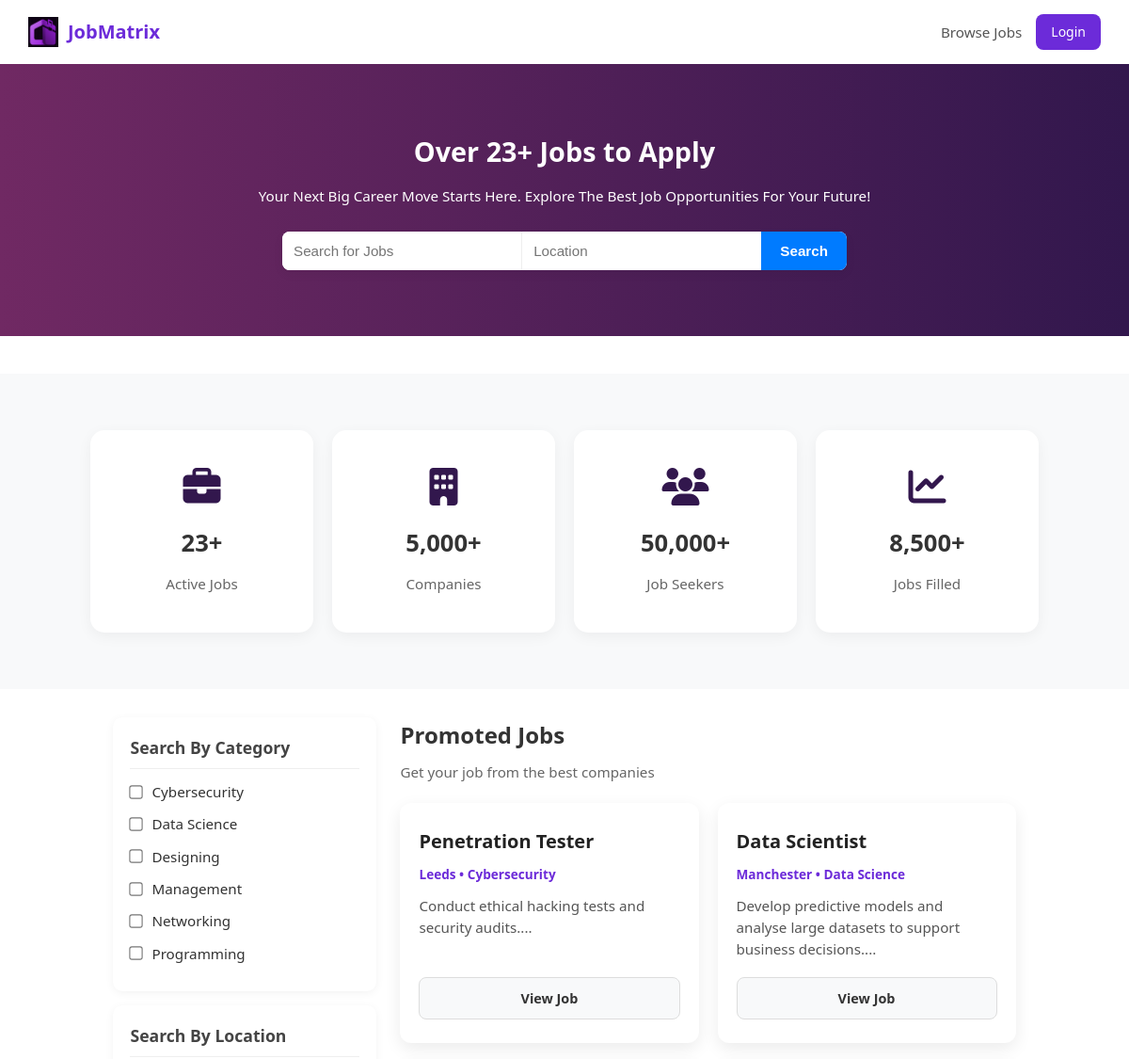
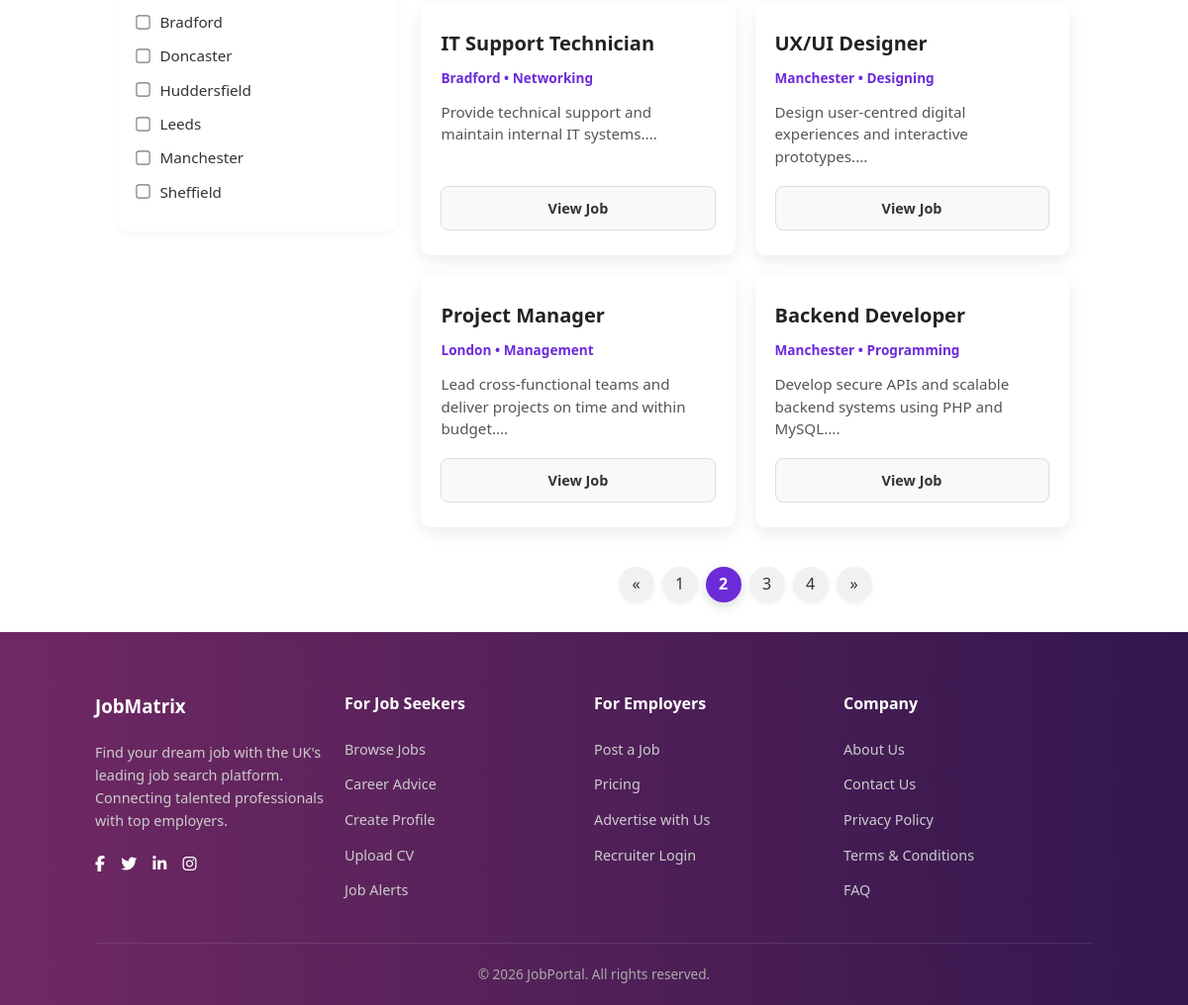
Screenshot of /?page=2 with the database file from the repository (2 pictures, top to bottom).
### tables this page shows
CREATE TABLE `jobs` (
  `id` int(11) NOT NULL,
  `title` varchar(255) DEFAULT NULL,
  `company` varchar(255) DEFAULT NULL,
  `location` varchar(255) DEFAULT NULL,
  `salary` varchar(100) DEFAULT NULL,
  `type` varchar(50) DEFAULT NULL,
  `category` varchar(100) DEFAULT NULL,
  `description` text DEFAULT NULL,
  `created_at` timestamp NOT NULL DEFAULT current_timestamp(),
  `is_promoted` tinyint(1) DEFAULT 0
);

### index.php (the view, shortened to what this page needs)
<?php
include 'includes/db.php';
include 'includes/header.php';
$jobsPerPage = 6;
$page = isset($_GET['page']) ? (int)$_GET['page'] : 1;
$offset = ($page - 1) * $jobsPerPage;
$totalQuery = "SELECT COUNT(*) as total FROM jobs";
$totalResult = mysqli_query($conn, $totalQuery);
$totalRow = mysqli_fetch_assoc($totalResult);
$totalJobs = $totalRow['total'];
$totalPages = ceil($totalJobs / $jobsPerPage);
$jobsQuery = "SELECT * FROM jobs
              ORDER BY is_promoted DESC, created_at DESC
              LIMIT $jobsPerPage OFFSET $offset";
$jobsResult = mysqli_query($conn, $jobsQuery);
$activeResult = $conn->query("SELECT COUNT(*) AS total_jobs FROM jobs");
$activeRow = $activeResult->fetch_assoc();
$total_active_jobs = $activeRow['total_jobs'];
?>
<section class="banner">
    <h1>Over <?php echo number_format($total_active_jobs); ?>+ Jobs to Apply</h1>
    <p>Your Next Big Career Move Starts Here. Explore The Best Job Opportunities For Your Future!</p>
    <div class="search-form">
        <input type="text" placeholder="Search for Jobs">
        <input type="text" placeholder="Location">
        <button>Search</button>
    </div>
</section>
<section class="stats">
    <div class="stats-container">
        <div class="stat-card">
            <i class="fas fa-briefcase"></i>
            <h3><?php echo number_format($total_active_jobs); ?>+</h3>
            <p>Active Jobs</p>
        </div>
        <div class="stat-card">
            <i class="fas fa-building"></i>
            <h3>5,000+</h3>
            <p>Companies</p>
        </div>
        <div class="stat-card">
            <i class="fas fa-users"></i>
            <h3>50,000+</h3>
            <p>Job Seekers</p>
        </div>
        <div class="stat-card">
            <i class="fas fa-chart-line"></i>
            <h3>8,500+</h3>
            <p>Jobs Filled</p>
        </div>
    </div>
</section>
<div class="main-container">
    <aside class="sidebar">
        <div class="filter-section">
            <h3>Search By Category</h3>
            <form>
                <label><input type="checkbox">Cybersecurity</label>
                <label><input type="checkbox">Data Science</label>
                <label><input type="checkbox">Designing</label>
                <label><input type="checkbox">Management</label>
                <label><input type="checkbox">Networking</label>
                <label><input type="checkbox">Programming</label>
            </form>
        </div>
        <div class="filter-section">
            <h3>Search By Location</h3>
            <form>
                <label><input type="checkbox">Bradford</label>
                <label><input type="checkbox">Doncaster</label>
                <label><input type="checkbox">Huddersfield</label>
                <label><input type="checkbox">Leeds</label>
                <label><input type="checkbox">Manchester</label>
                <label><input type="checkbox">Sheffield</label>
            </form>
        </div>
    </aside>
    <section class="latest-jobs">
        <h2>Promoted Jobs</h2>
        <p>Get your job from the best companies</p>
        <div class="job-cards">
            <?php while($job = mysqli_fetch_assoc($jobsResult)) { ?>
                <div class="job-card">
                    <h3><?php echo $job['title']; ?></h3>
                    <p class="level">
                        <?php echo $job['location']; ?> • <?php echo $job['category']; ?>
                    </p>
                    <p class="desc">
                        <?php echo substr($job['description'], 0, 120); ?>...
                    </p>
                    <div class="action">
                        <a href="job.php?id=<?php echo $job['id']; ?>" class="learn">View Job</a>
                    </div>
                </div>
            <?php } ?>
        </div>
        <div class="pagination">
            <?php if ($page > 1): ?>
                <a href="?page=<?php echo $page - 1; ?>">&laquo;</a>
            <?php endif; ?>
            <?php for ($i = 1; $i <= $totalPages; $i++): ?>
                <a href="?page=<?php echo $i; ?>"
                   class="<?php echo ($i == $page) ? 'active' : ''; ?>">
                   <?php echo $i; ?>
                </a>
            <?php endfor; ?>
            <?php if ($page < $totalPages): ?>
                <a href="?page=<?php echo $page + 1; ?>">&raquo;</a>
            <?php endif; ?>
        </div>
    </section>
</div>
<?php include 'includes/footer.php'; ?>

### assets/css/style.css (style rules this page uses)
* { margin: 0; padding: 0; box-sizing: border-box; }
body { font-family: 'Segoe UI', Tahoma, Geneva, Verdana, sans-serif; background-color: white; color: #333; line-height: 1.6; min-height: 100vh; display: flex; flex-direction: column; }
.banner { background: linear-gradient(90deg, #702963 0%, #32174d 100%); color: white; text-align: center; padding: 70px 20px; }
.banner h1 { font-size: 1.8rem; margin-bottom: 12px; }
.banner p { font-size: 0.95rem; max-width: 700px; margin: 0 auto 25px; }
.search-form { display: flex; max-width: 600px; margin: 0 auto; background: white; border-radius: 8px; overflow: hidden; box-shadow: 0 4px 12px rgba(0, 0, 0, 0.05); }
.search-form input { flex: 1; padding: 12px; border: none; font-size: 0.95rem; }
.search-form input:first-child { border-right: 1px solid #eee; }
.search-form button { background: #007bff; color: white; border: none; padding: 0 20px; font-weight: 600; cursor: pointer; transition: 0.3s; font-size: 0.95rem; }
.stats { margin-top: 40px; padding: 60px 8%; background: #f8f9fa; }
.stats-container { display: flex; justify-content: space-between; flex-wrap: wrap; gap: 20px; }
.stat-card { flex: 1; min-width: 220px; background: #fff; border-radius: 15px; padding: 40px 20px; text-align: center; box-shadow: 0 4px 15px rgba(0, 0, 0, 0.05); transition: all 0.3s ease; }
.stat-card i { font-size: 40px; color: #32174d; margin-bottom: 20px; }
.stat-card h3 { font-size: 1.6rem; margin-bottom: 10px; font-weight: 700; }
.stat-card p { color: #666; font-size: 0.95rem; }
.main-container { display: flex; max-width: 1400px; margin: 30px auto; padding: 0 15px; gap: 25px; flex: 1; }
.sidebar { width: 280px; flex-shrink: 0; }
.filter-section { background: #fff; padding: 18px; border-radius: 10px; box-shadow: 0 2px 10px rgba(0, 0, 0, 0.05); margin-bottom: 15px; }
.filter-section h3 { font-size: 1.1rem; margin-bottom: 12px; color: #444; border-bottom: 1px solid #eee; padding-bottom: 8px; }
.filter-section label { display: flex; align-items: center; margin-bottom: 10px; font-size: 0.95rem; cursor: pointer; }
.filter-section input { margin-right: 10px; transform: scale(1.1); }
.latest-jobs { flex: 1; order: 1; }
.latest-jobs h2 { font-size: 1.5rem; margin-bottom: 8px; color: #333; }
.latest-jobs > p { color: #666; margin-bottom: 20px; font-size: 0.95rem; }
.job-cards { display: grid; grid-template-columns: repeat(auto-fit, minmax(280px, 1fr)); gap: 20px; margin-bottom: 40px; }
.job-card { background: #fff; border-radius: 12px; padding: 25px 20px; box-shadow: 0 6px 18px rgba(0,0,0,0.08); transition: all 0.3s ease; display: flex; flex-direction: column; justify-content: space-between; position: relative; }
.job-card h3 { font-size: 1.25rem; margin-bottom: 8px; color: #222; }
.level { font-size: 0.85rem; color: #6c2bd9; font-weight: 600; margin-bottom: 12px; }
.desc { font-size: 0.95rem; color: #555; line-height: 1.5; margin-bottom: 18px; display: -webkit-box; -webkit-line-clamp: 3; -webkit-box-orient: vertical; overflow: hidden; }
.action { display: flex; gap: 10px; margin-top: auto; }
.action a { flex: 1; padding: 10px 0; text-align: center; border-radius: 8px; font-weight: 600; font-size: 0.9rem; text-decoration: none; transition: all 0.3s ease; }
.action .learn { background: #f8f9fa; color: #333; border: 1px solid #ddd; }
.pagination { display: flex; justify-content: center; align-items: center; gap: 8px; margin-top: 30px; flex-wrap: wrap; }
.pagination a { display: inline-flex; align-items: center; justify-content: center; min-width: 36px; height: 36px; padding: 0 10px; background: #f1f1f1; color: #333; font-weight: 500; border-radius: 50px; text-decoration: none; transition: all 0.3s ease; box-shadow: 0 2px 5px rgba(0,0,0,0.05); }
.pagination a.active { background: #6c2bd9; color: white; font-weight: 600; box-shadow: 0 4px 12px rgba(0,0,0,0.15); }

### rows the page displays
jobs: title "Penetration Tester", location "Leeds", category "Cybersecurity", description "Conduct ethical hacking tests and security audits."
jobs: title "Data Scientist", location "Manchester", category "Data Science", description "Develop predictive models and analyse large datasets to support business decisions."
jobs: title "IT Support Technician", location "Bradford", category "Networking", description "Provide technical support and maintain internal IT systems."
jobs: title "UX/UI Designer", location "Manchester", category "Designing", description "Design user-centred digital experiences and interactive prototypes."
jobs: title "Project Manager", location "London", category "Management", description "Lead cross-functional teams and deliver projects on time and within budget."
jobs: title "Backend Developer", location "Manchester", category "Programming", description "Develop secure APIs and scalable backend systems using PHP and MySQL."

### other values shown
$total_active_jobs "23"
